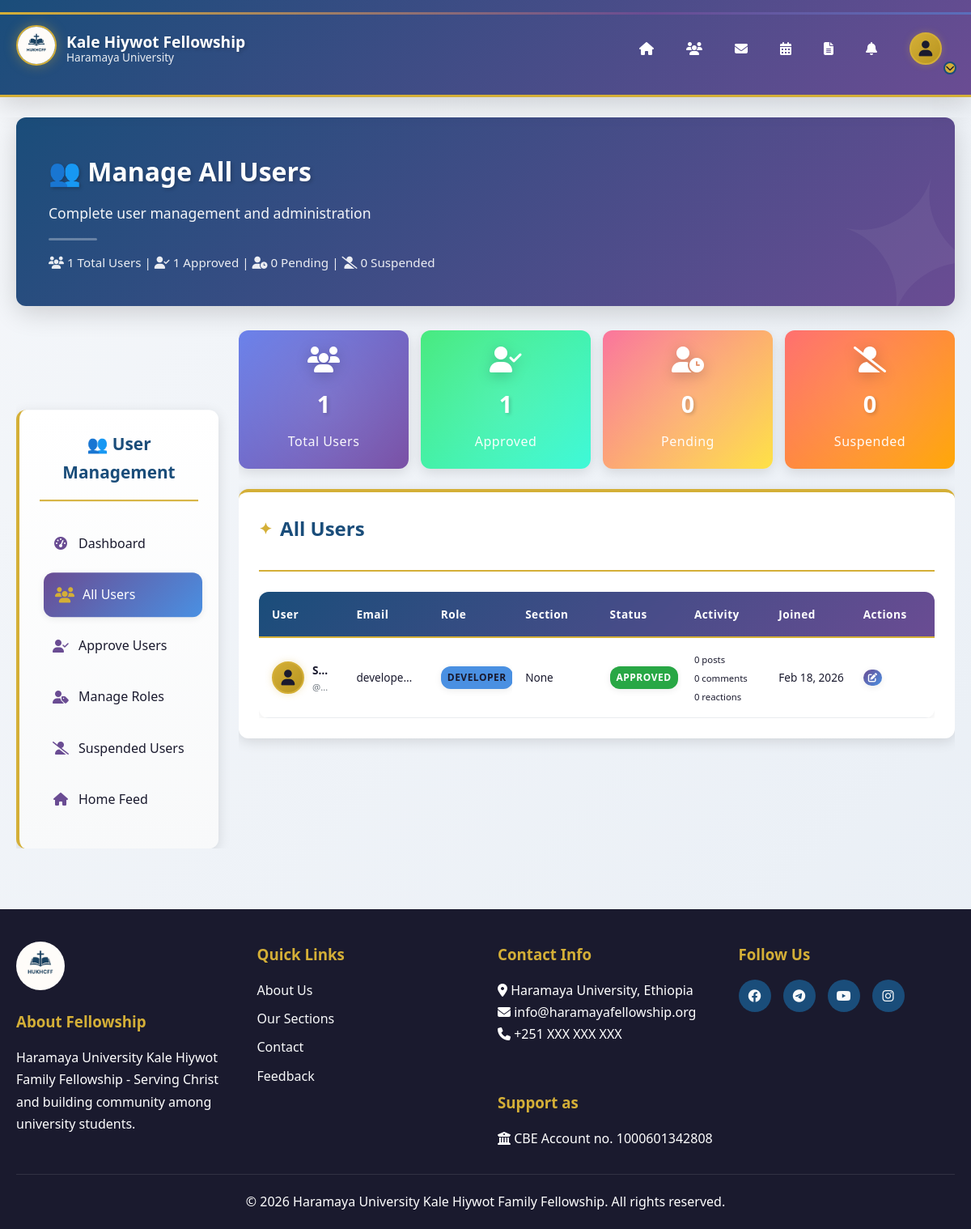
Page /admin/manage-all-users.php (signed in) on the committed database.
### tables this page shows
CREATE TABLE users (
    user_id INT PRIMARY KEY AUTO_INCREMENT,
    username VARCHAR(50) UNIQUE NOT NULL,
    email VARCHAR(100) UNIQUE NOT NULL,
    password VARCHAR(255) NOT NULL,
    full_name VARCHAR(100) NOT NULL,
    profile_picture VARCHAR(255) DEFAULT 'default.jpg',
    phone VARCHAR(20),
    role ENUM('developer', 'coordinator', 'fellowship_leader', 'section_leader', 'family_leader', 'member') DEFAULT 'member',
    status ENUM('pending', 'approved', 'suspended') DEFAULT 'pending',
    
     
    student_id VARCHAR(50),
    department VARCHAR(100),
    year_joined INT,
    current_year INT,
    hometown VARCHAR(100),
    
     
    section_id INT,
    family_id INT,
    join_date DATE,
    is_online BOOLEAN DEFAULT FALSE,
    last_seen DATETIME,
    
    created_at TIMESTAMP DEFAULT CURRENT_TIMESTAMP,
    updated_at TIMESTAMP DEFAULT CURRENT_TIMESTAMP ON UPDATE CURRENT_TIMESTAMP,
    
    INDEX idx_role (role),
    INDEX idx_section (section_id),
    INDEX idx_status (status)
);

### admin/manage-all-users.php (the view, shortened to what this page needs)
<?php
include '../includes/header.php';
$users_query = "SELECT u.*, s.section_name,
                (SELECT COUNT(*) FROM posts WHERE user_id = u.user_id) as post_count,
                (SELECT COUNT(*) FROM comments WHERE user_id = u.user_id) as comment_count,
                (SELECT COUNT(*) FROM post_reactions WHERE user_id = u.user_id) as reaction_count
                FROM users u
                LEFT JOIN sections s ON u.section_id = s.section_id
                ORDER BY u.created_at DESC";
$users_result = $conn->query($users_query);
$total_users = $conn->query("SELECT COUNT(*) as count FROM users")->fetch_assoc()['count'];
$approved_users = $conn->query("SELECT COUNT(*) as count FROM users WHERE status = 'approved'")->fetch_assoc()['count'];
$pending_users = $conn->query("SELECT COUNT(*) as count FROM users WHERE status = 'pending'")->fetch_assoc()['count'];
$suspended_users = $conn->query("SELECT COUNT(*) as count FROM users WHERE status = 'suspended'")->fetch_assoc()['count'];
?>
<main style="padding: 25px 0;">
    <div class="container">
        <div class="dashboard-welcome">
            <h2>👥 Manage All Users</h2>
            <p>Complete user management and administration</p>
            <div class="spiritual-divider" style="background: rgba(255,255,255,0.3); margin: 15px 0;"></div>
            <p style="font-size: 0.95rem; opacity: 0.9;">
                <i class="fas fa-users"></i> <?php echo $total_users; ?> Total Users |
                <i class="fas fa-user-check"></i> <?php echo $approved_users; ?> Approved |
                <i class="fas fa-user-clock"></i> <?php echo $pending_users; ?> Pending |
                <i class="fas fa-user-slash"></i> <?php echo $suspended_users; ?> Suspended
            </p>
        </div>
        <div class="dashboard" style="display: flex; gap: 25px; max-width: 100%; overflow: hidden;">
            <aside class="sidebar" style="width: 250px; flex-shrink: 0;">
                <h3>👥 User Management</h3>
                <ul class="sidebar-menu">
                    <li><a href="dashboard.php"><i class="fas fa-tachometer-alt"></i> Dashboard</a></li>
                    <li><a href="manage-all-users.php" class="active"><i class="fas fa-users"></i> All Users</a></li>
                    <li><a href="approve-users.php"><i class="fas fa-user-check"></i> Approve Users</a></li>
                    <li><a href="user-roles.php"><i class="fas fa-user-tag"></i> Manage Roles</a></li>
                    <li><a href="suspended-users.php"><i class="fas fa-user-slash"></i> Suspended Users</a></li>
                    <li><a href="../home.php"><i class="fas fa-home"></i> Home Feed</a></li>
                </ul>
            </aside>
            <div class="main-content" style="flex: 1; min-width: 0; max-width: calc(100% - 275px);">
                <div style="display: grid; grid-template-columns: repeat(auto-fit, minmax(180px, 1fr)); gap: 15px; margin-bottom: 25px; max-width: 100%;">
                    <div class="stat-card" style="background: linear-gradient(135deg, #667eea 0%, #764ba2 100%); padding: 20px;">
                        <i class="fas fa-users" style="font-size: 2rem;"></i>
                        <h3 style="font-size: 1.8rem;"><?php echo $total_users; ?></h3>
                        <p>Total Users</p>
                    </div>
                    <div class="stat-card" style="background: linear-gradient(135deg, #43e97b 0%, #38f9d7 100%); padding: 20px;">
                        <i class="fas fa-user-check" style="font-size: 2rem;"></i>
                        <h3 style="font-size: 1.8rem;"><?php echo $approved_users; ?></h3>
                        <p>Approved</p>
                    </div>
                    <div class="stat-card" style="background: linear-gradient(135deg, #fa709a 0%, #fee140 100%); padding: 20px;">
                        <i class="fas fa-user-clock" style="font-size: 2rem;"></i>
                        <h3 style="font-size: 1.8rem;"><?php echo $pending_users; ?></h3>
                        <p>Pending</p>
                    </div>
                    <div class="stat-card" style="background: linear-gradient(135deg, #ff6b6b 0%, #ffa500 100%); padding: 20px;">
                        <i class="fas fa-user-slash" style="font-size: 2rem;"></i>
                        <h3 style="font-size: 1.8rem;"><?php echo $suspended_users; ?></h3>
                        <p>Suspended</p>
                    </div>
                </div>
                <div class="card" style="max-width: 100%; overflow: hidden;">
                    <div class="section-header">
                        <h3>All Users</h3>
                    </div>
                    <?php if ($users_result->num_rows > 0): ?>
                    <div class="desktop-table" style="overflow-x: auto; display: block; max-width: 100%;">
                        <table class="spiritual-table" style="width: 100%; min-width: 800px;">
                            <thead>
                                <tr>
                                    <th style="min-width: 200px;">User</th>
                                    <th style="min-width: 180px;">Email</th>
                                    <th style="min-width: 120px;">Role</th>
                                    <th style="min-width: 100px;">Section</th>
                                    <th style="min-width: 100px;">Status</th>
                                    <th style="min-width: 100px;">Activity</th>
                                    <th style="min-width: 100px;">Joined</th>
                                    <th style="min-width: 140px;">Actions</th>
                                </tr>
                            </thead>
                            <tbody>
                                <?php
                                $users_result->data_seek(0);
                                while ($user = $users_result->fetch_assoc()):
                                ?>
                                <tr>
                                    <td style="max-width: 200px;">
                                        <div style="display: flex; align-items: center; gap: 10px;">
                                            <?php if (!empty($user['profile_picture']) && $user['profile_picture'] !== 'default.jpg' && file_exists("../uploads/profiles/{$user['profile_picture']}")): ?>
                                            <img src="../uploads/profiles/<?php echo $user['profile_picture']; ?>" alt="Profile" style="width: 40px; height: 40px; border-radius: 50%; object-fit: cover; flex-shrink: 0;">
                                            <?php else: ?>
                                            <div class="profile-pic-default" style="width: 40px; height: 40px; flex-shrink: 0;">
                                                <i class="fas fa-user"></i>
                                            </div>
                                            <?php endif; ?>
                                            <div style="min-width: 0; overflow: hidden;">
                                                <strong style="display: block; white-space: nowrap; overflow: hidden; text-overflow: ellipsis;"><?php echo htmlspecialchars($user['full_name']); ?></strong>
                                                <small style="color: var(--gray); display: block; white-space: nowrap; overflow: hidden; text-overflow: ellipsis;">@<?php echo htmlspecialchars($user['username']); ?></small>
                                            </div>
                                        </div>
                                    </td>
                                    <td style="max-width: 180px;">
                                        <span style="display: block; white-space: nowrap; overflow: hidden; text-overflow: ellipsis;"><?php echo htmlspecialchars($user['email']); ?></span>
                                    </td>
                                    <td style="max-width: 120px;">
                                        <span class="status-badge" style="background: var(--spiritual-blue); white-space: nowrap; font-size: 0.75rem;">
                                            <?php echo ucfirst(str_replace('_', ' ', $user['role'])); ?>
                                        </span>
                                    </td>
                                    <td style="max-width: 100px;">
                                        <span style="white-space: nowrap; overflow: hidden; text-overflow: ellipsis; display: block;"><?php echo $user['section_name'] ?: 'None'; ?></span>
                                    </td>
                                    <td style="max-width: 100px;">
                                        <span class="status-badge status-<?php echo $user['status']; ?>" style="font-size: 0.75rem;">
                                            <?php echo ucfirst($user['status']); ?>
                                        </span>
                                    </td>
                                    <td style="max-width: 100px;">
                                        <small style="line-height: 1.3;">
                                            <?php echo $user['post_count']; ?> posts<br>
                                            <?php echo $user['comment_count']; ?> comments<br>
                                            <?php echo $user['reaction_count']; ?> reactions
                                        </small>
                                    </td>
                                    <td style="max-width: 100px;">
                                        <span style="font-size: 0.85rem; white-space: nowrap;"><?php echo date('M d, Y', strtotime($user['created_at'])); ?></span>
                                    </td>
                                    <td style="max-width: 140px;">
                                        <div style="display: flex; gap: 3px; flex-wrap: wrap; justify-content: flex-start;">
                                            <button onclick="editUser(<?php echo $user['user_id']; ?>, '<?php echo $user['role']; ?>')" class="btn btn-primary" style="padding: 4px 6px; font-size: 0.7rem;" title="Edit Role">
                                                <i class="fas fa-edit"></i>
                                            </button>
                                        </div>
                                    </td>
                                </tr>
                                <?php endwhile; ?>
                            </tbody>
                        </table>
                    </div>
                    <?php endif; ?>
                </div>
            </div>
        </div>
    </div>
</main>
<?php include '../includes/footer.php'; ?>

### admin/manage-all-users.php (style rules this page uses)
.container { max-width: 100%; margin: 0 auto; padding: 0 15px; box-sizing: border-box; }
.dashboard { max-width: 100%; overflow: hidden; }
.main-content { overflow: hidden; box-sizing: border-box; }
.card { max-width: 100%; overflow: hidden; box-sizing: border-box; }
.desktop-table { max-width: 100%; overflow-x: auto; box-sizing: border-box; }
.spiritual-table { table-layout: fixed; width: 100%; border-collapse: collapse; }
.spiritual-table th, .spiritual-table td { padding: 8px 6px; text-align: left; border-bottom: 1px solid #e9ecef; overflow: hidden; box-sizing: border-box; }
@media (min-width: 769px) { .container { max-width: 1400px; padding: 0 20px; } }
@media (min-width: 769px) { .dashboard { max-width: 100%; } }
@media (min-width: 769px) { .main-content { max-width: calc(100% - 275px); overflow: hidden; } }
@media (min-width: 769px) { .spiritual-table { font-size: 0.85rem; min-width: 1000px; } }
@media (min-width: 769px) { .spiritual-table th, .spiritual-table td { padding: 10px 8px; vertical-align: middle; } }
@media (min-width: 769px) { .desktop-table { max-width: 100%; overflow-x: auto; } }
.status-badge { display: inline-block; padding: 4px 8px; border-radius: 12px; font-size: 0.75rem; font-weight: 600; text-transform: uppercase; letter-spacing: 0.5px; white-space: nowrap; }
.status-approved { background: #28a745; color: white; }
* { box-sizing: border-box; }
body { overflow-x: hidden; }
.container { overflow-x: hidden; }

### rows in the picture
users: profile_picture "default.jpg" (drawn), full_name "S…", email "develope…", role "DEVELOPER", section_name "None", status "APPROVED", post_count "0", comment_count "0", reaction_count "0", created_at "Feb 18, 2026"

### other values in the picture
$total_users "1"
$approved_users "1"
$pending_users "0"
$suspended_users "0"
